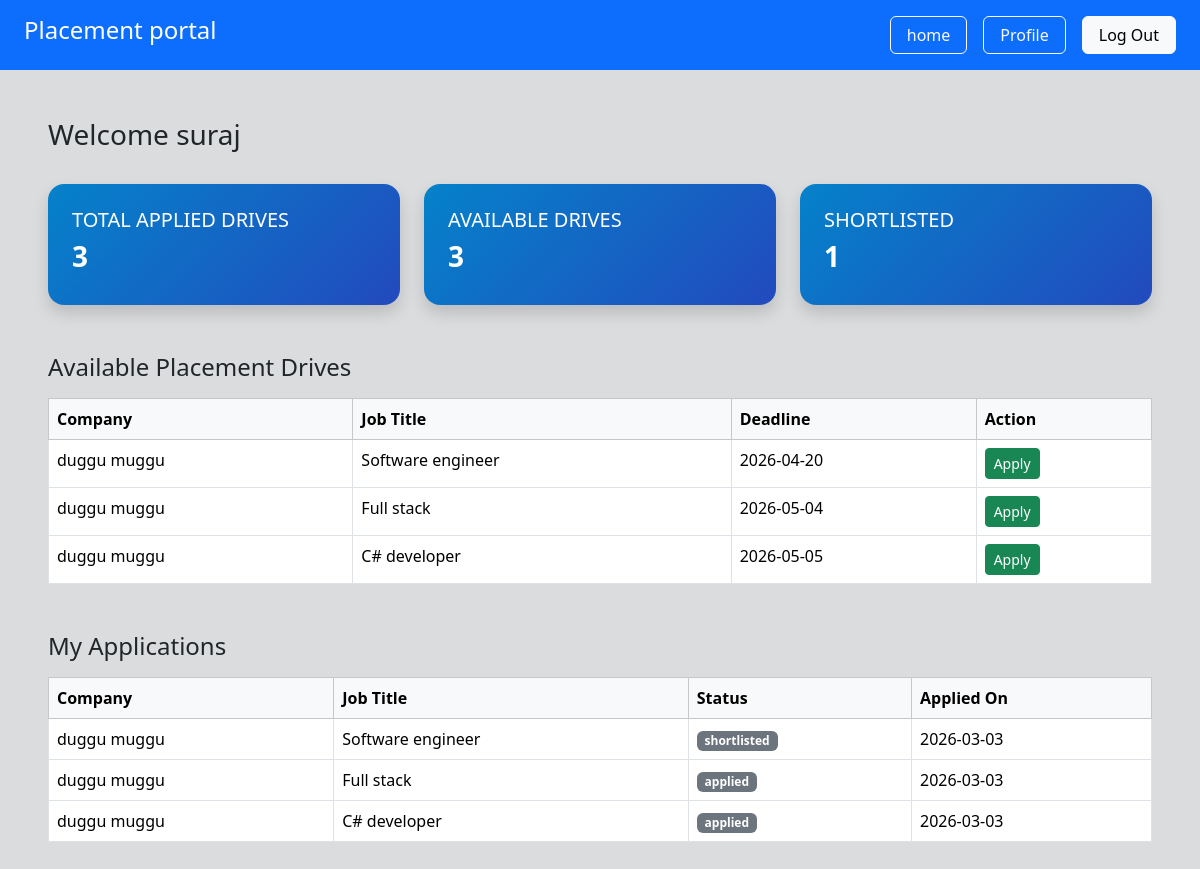
The page /student/dashboard (signed in) on the database its author committed.
### app/models.py (models this page shows, shortened)
class Student(db.Model):
     __tablename__ = "students"
     id = db.Column(db.Integer, primary_key=True )
     user_id = db.Column(db.Integer, db.ForeignKey("users.id"), nullable=False)
     name = db.Column(db.String(100), nullable=False)
     roll_no = db.Column(db.String(50), unique=True, nullable=False)
     branch= db.Column(db.String(50))
     cgpa=db.Column(db.Float)
     phone = db.Column(db.String(15))
     resume = db.Column(db.String(200))
     is_blacklisted = db.Column(db.Boolean, default=False)
     user = db.relationship("User", backref=db.backref("student", uselist=False), uselist=False )

class PlacementDrive(db.Model):
     __tablename__ = "placement_drives"
     id = db.Column(db.Integer, primary_key=True)
     company_id = db.Column(db.Integer, db.ForeignKey("companies.id"), nullable=False)
     job_title = db.Column(db.String(150), nullable=False )
     description = db.Column(db.Text)
     eligibility= db.Column(db.String(200))
     deadline = db.Column(db.Date)
     status = db.Column(db.String(20) , default = 'pending')
     created_at  = db.Column(db.DateTime, default=datetime.utcnow)
     company= db.relationship('Company', backref='drives')

class Company(db.Model):
     __tablename__ = "companies"
     id = db.Column(db.Integer, primary_key=True)
     user_id = db.Column(db.Integer, db.ForeignKey("users.id"), nullable=False)
     company_name = db.Column(db.String(150), nullable=False)
     hr_name = db.Column(db.String(100))
     website = db.Column(db.String(150))
     approval_status = db.Column(db.String(20), default="pending")
     is_blacklisted = db.Column(db.Boolean, default=False)
     user = db.relationship("User", backref=db.backref("company", uselist=False),uselist=False)

class Application(db.Model):
     __tablename__ = "applications"
     id = db.Column(db.Integer, primary_key=True)
     student_id = db.Column(db.Integer, db.ForeignKey("students.id"), nullable=False)
     drive_id =db.Column(db.Integer, db.ForeignKey("placement_drives.id"), nullable=False)
     applied_on =db.Column(db.DateTime, default=datetime.utcnow)
     status = db.Column(db.String(20), default="applied")
     student = db.relationship("Student", backref="applications")
     drive= db.relationship("PlacementDrive", backref="applications")
     __table_args__ = (
          db.UniqueConstraint("student_id","drive_id", name="unique_application"),
     )

### app/student/routes.py (the view)
@student.route('/student/dashboard')
@login_required
def s_student():
    if current_user.role != "student":
        return "Unauthorized", 403
    stu = Student.query.filter_by(user_id=current_user.id).first()
    if not stu:
        return "Student profile not found", 404
    available_drives = PlacementDrive.query.filter_by(status="open").all()
    applications = Application.query.filter_by(student_id=stu.id).all()
    total_applied = len(applications)
    total_shortlist_dives = Application.query.filter_by(status="shortlisted").count()
    return render_template(
        'student/s_dashboard.html',
        stu=stu,
        available_drives=available_drives,
        applications=applications,
        total_applied=total_applied,
        total_shortlist_dives=total_shortlist_dives
    )

### app/__init__.py (called while the page is built)
@login_manager.user_loader
def load_user(user_id):
    from app.models import User
    return User.query.get(int(user_id))

### app/templates/student/s_dashboard.html
{% extends 'base.html' %}
{% block content %}
<div class="p-5 bg-secondary bg-opacity-25 min-vh-100">
    <h3 class="mb-4">Welcome {{ stu.name }}</h3>
     {% include 'student/stats.html'   %}
     {% include 'student/avail_drive.html'   %}
     {% include 'student/applied_drive.html'   %}
</div>
{% endblock %}

### app/templates/student/avail_drive.html
    <h4 class="mt-5">Available Placement Drives</h4>
    {% if available_drives %}
    <table class="table table-bordered table-hover mt-3">
        <thead class="table-light">
            <tr>
                <th>Company</th>
                <th>Job Title</th>
                <th>Deadline</th>
                <th>Action</th>
            </tr>
        </thead>
        <tbody>
            {% for drive in available_drives %}
            <tr>
                <td>{{ drive.company.company_name }}</td>
                <td>{{ drive.job_title }}</td>
                <td>{{ drive.deadline.strftime('%Y-%m-%d') }}</td>
                <td>
                    <a href="/student/apply/{{ drive.id }}"
                       class="btn btn-success btn-sm">
                       Apply
                    </a>
                </td>
            </tr>
            {% endfor %}
        </tbody>
    </table>
    {% else %}
        <p class="text-muted">No drives available.</p>
    {% endif %}

### app/templates/student/applied_drive.html
<h4 class="mt-5">My Applications</h4>
    {% if applications %}
    <table class="table table-bordered mt-3">
        <thead class="table-light">
            <tr>
                <th>Company</th>
                <th>Job Title</th>
                <th>Status</th>
                <th>Applied On</th>
            </tr>
        </thead>
        <tbody>
            {% for app in applications %}
            <tr>
                <td>{{ app.drive.company.company_name }}</td>
                <td>{{ app.drive.job_title }}</td>
                <td>
                    {% if app.status == "selected" %}
                        <span class="badge bg-success">Selected</span>
                    {% elif app.status == "rejected" %}
                        <span class="badge bg-danger">Rejected</span>
                    {% else %}
                        <span class="badge bg-secondary">{{ app.status }}</span>
                    {% endif %}
                </td>
                <td>{{ app.applied_on.strftime('%Y-%m-%d') }}</td>
            </tr>
            {% endfor %}
        </tbody>
    </table>
    {% else %}
        <p class="text-muted">You haven't applied to any drives yet.</p>
    {% endif %}

### rows shown on the page
Student: name "suraj"
PlacementDrive: company.company_name "duggu muggu", job_title "Software engineer", deadline "2026-04-20"
PlacementDrive: company.company_name "duggu muggu", job_title "Full stack", deadline "2026-05-04"
PlacementDrive: company.company_name "duggu muggu", job_title "C# developer", deadline "2026-05-05"
Application: drive.company.company_name "duggu muggu", drive.job_title "Software engineer", status "shortlisted", applied_on "2026-03-03"
Application: drive.company.company_name "duggu muggu", drive.job_title "Full stack", status "applied", applied_on "2026-03-03"
Application: drive.company.company_name "duggu muggu", drive.job_title "C# developer", status "applied", applied_on "2026-03-03"

### other values the page prints
{{ total_applied }} "3"
{{ available_drives|length }} "3"
{{ total_shortlist_dives }} "1"
